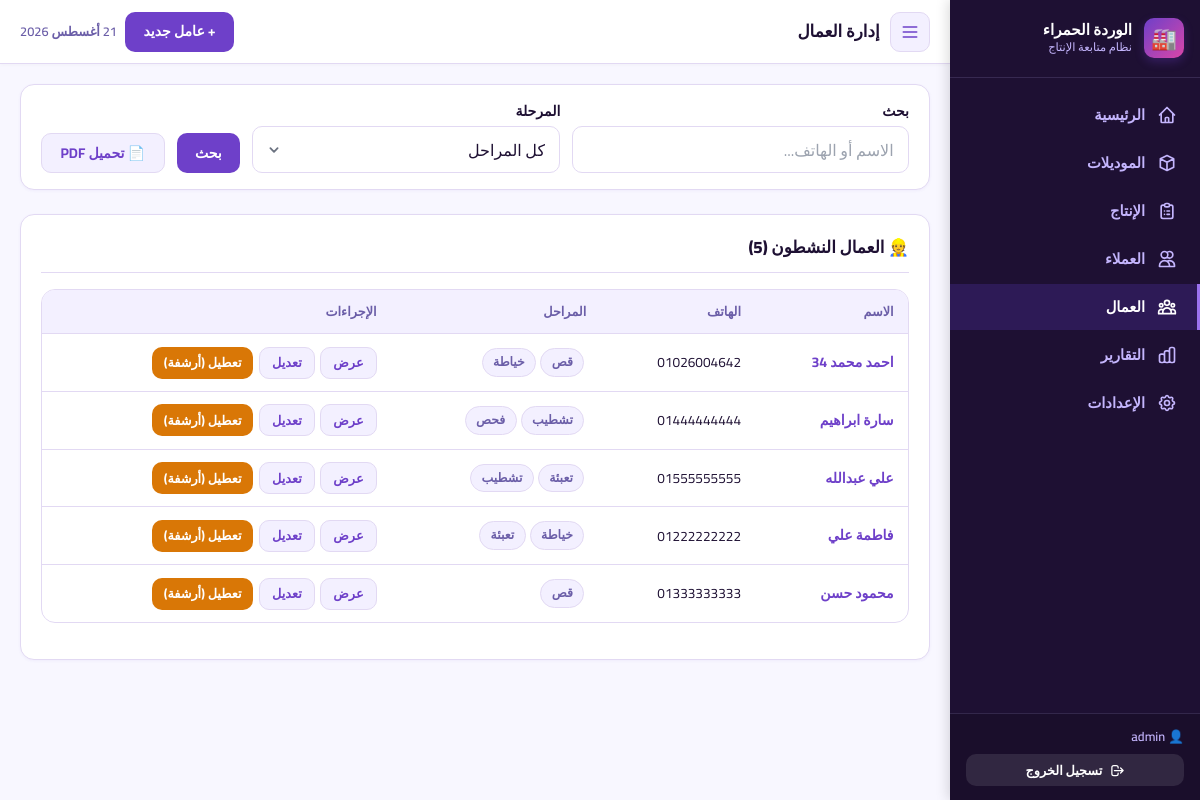
/workers/ (signed in), run on the app's committed database.
### workers/models.py (models this page shows, shortened)
class Worker(TimestampMixin):
    name = models.CharField(max_length=100, verbose_name='اسم العامل')
    phone = models.CharField(
        max_length=20, validators=[phone_validator],
        verbose_name='رقم الهاتف'
    )
    stages = models.ManyToManyField(
        ProductionStage,
        blank=True,
        verbose_name='المراحل المسندة',
        related_name='workers'
    )
    is_active = models.BooleanField(default=True, verbose_name='نشط')
    notes = models.TextField(blank=True, verbose_name='ملاحظات')
    class Meta:
        verbose_name = 'عامل'
        verbose_name_plural = 'العمال'
        ordering = ['name']

### catalog/models.py (models this page shows, shortened)
class TimestampMixin(models.Model):
    created_at = models.DateTimeField(auto_now_add=True)
    updated_at = models.DateTimeField(auto_now=True)
    class Meta:
        abstract = True

class ProductionStage(TimestampMixin):
    name = models.CharField(max_length=100, unique=True, verbose_name='اسم المرحلة')
    description = models.TextField(blank=True, verbose_name='الوصف')
    sort_order = models.PositiveIntegerField(default=0, verbose_name='الترتيب')
    is_active = models.BooleanField(default=True, verbose_name='نشط')
    class Meta:
        verbose_name = 'مرحلة الإنتاج'
        verbose_name_plural = 'مراحل الإنتاج'
        ordering = ['sort_order', 'name']

### workers/views.py (the view, shortened to what this page needs)
# urls.py: path('', views.WorkerListView.as_view(), name='list'),
@method_decorator(login_required, name='dispatch')
class WorkerListView(View):
    def get(self, request):
        q = request.GET.get('q', '')
        stage_id = request.GET.get('stage', '')
        status = request.GET.get('status', '')
        workers = Worker.objects.prefetch_related('stages')
        if q:
            workers = workers.filter(Q(name__icontains=q) | Q(phone__icontains=q))
        if stage_id:
            workers = workers.filter(stages__id=stage_id)
        if status == 'active':
            workers = workers.filter(is_active=True)
        elif status == 'inactive':
            workers = workers.filter(is_active=False)
        stages = ProductionStage.objects.filter(is_active=True)
        paginator = Paginator(workers, 20)
        page = paginator.get_page(request.GET.get('page'))
        all_workers = Worker.objects.prefetch_related('stages')
        if q:
            all_workers = all_workers.filter(Q(name__icontains=q) | Q(phone__icontains=q))
        if stage_id:
            all_workers = all_workers.filter(stages__id=stage_id)
        return render(request, 'workers/list.html', {
            'page_obj': page, 'q': q, 'stages': stages, 'stage_id': stage_id, 'status': status,
            'active_workers': all_workers.filter(is_active=True),
            'inactive_workers': all_workers.filter(is_active=False),
        })

### core/context_processors.py (called while the page is built)
def navigation(request):
    nav_items = [
        {'url': 'production:dashboard', 'label': 'الرئيسية', 'icon': 'home'},
        {'url': 'catalog:model_list', 'label': 'الموديلات', 'icon': 'cube'},
        {'url': 'production:entry', 'label': 'الإنتاج', 'icon': 'clipboard-list'},
        {'url': 'catalog:client_list', 'label': 'العملاء', 'icon': 'users'},
        {'url': 'workers:list', 'label': 'العمال', 'icon': 'user-group'},
        {'url': 'reports:index', 'label': 'التقارير', 'icon': 'chart-bar'},
        {'url': 'catalog:settings_index', 'label': 'الإعدادات', 'icon': 'cog'},
    ]
    return {
        'nav_items': nav_items,
    }

### workers/templates/workers/list.html (shortened to what this page needs)
{% extends "base.html" %}
{% load factory_tags %}
{% block page_title %}إدارة العمال{% endblock %}
{% block topbar_actions %}
<a href="{% url 'workers:create' %}" class="btn btn-primary">+ عامل جديد</a>
{% endblock %}
{% block content %}
<div class="filter-bar">
  <form method="get">
    <div class="filter-group" style="flex:2;">
      <label class="form-label" style="margin-bottom:0.25rem;">بحث</label>
      <input type="text" name="q" class="form-control" value="{{ q }}" placeholder="الاسم أو الهاتف...">
    </div>
    <div class="filter-group">
      <label class="form-label" style="margin-bottom:0.25rem;">المرحلة</label>
      <select name="stage" class="form-control" data-auto-submit>
        <option value="">كل المراحل</option>
      </select>
    </div>
    <button type="submit" class="btn btn-primary">بحث</button>
    <a href="?{{ request.GET.urlencode }}&export=pdf" class="btn btn-secondary">📄 تحميل PDF</a>
  </form>
</div>
{% if active_workers %}
<div class="card">
  <div class="card-header"><h2 class="card-title">👷 العمال النشطون ({{ active_workers|length }})</h2></div>
  <div class="table-container">
    <table class="table">
      <thead><tr><th>الاسم</th><th>الهاتف</th><th>المراحل</th><th>الإجراءات</th></tr></thead>
      <tbody>
        {% for worker in active_workers %}
        <tr>
          <td><a href="{% url 'workers:detail' worker.pk %}" style="font-weight:700;color:var(--color-primary);text-decoration:none;">{{ worker.name }}</a></td>
          <td style="font-size:0.85rem;">{{ worker.phone|default:'—' }}</td>
          <td>{% for s in worker.stages.all %}<span class="chip" style="margin:2px;">{{ s.name }}</span>{% empty %}<span style="color:var(--color-text-muted);font-size:0.8rem;">غير مسند</span>{% endfor %}</td>
          <td>
            <div class="table-actions">
              <a href="{% url 'workers:detail' worker.pk %}" class="btn btn-sm btn-secondary">عرض</a>
              <a href="{% url 'workers:edit' worker.pk %}" class="btn btn-sm btn-secondary">تعديل</a>
              <form method="post" action="{% url 'workers:toggle' worker.pk %}">
                <button type="submit" class="btn btn-sm btn-warning">تعطيل (أرشفة)</button>
              </form>
            </div>
          </td>
        </tr>
        {% empty %}
        <tr><td colspan="4" style="text-align:center;color:var(--color-text-muted);padding:1.5rem;">لا يوجد عمال نشطون</td></tr>
        {% endfor %}
      </tbody>
    </table>
  </div>
</div>
{% endif %}
{% endblock %}

### templates/base.html (shortened to what this page needs)
{% load static factory_tags %}
<!DOCTYPE html>
<html lang="ar" dir="rtl">
<head>
  <script src="https://cdn.tailwindcss.com"></script>
  <link rel="stylesheet" href="{% static 'css/main.css' %}">
</head>
<body>
<aside class="sidebar" id="sidebar">
  <div class="sidebar-logo">
    <div class="sidebar-logo-icon">🏭</div>
    <div style="flex:1;">
      <div class="sidebar-logo-text">الوردة الحمراء</div>
      <div class="sidebar-logo-sub">نظام متابعة الإنتاج</div>
    </div>
  </div>
  <nav class="sidebar-nav">
    {% for item in nav_items %}
    <a href="{% url item.url %}"
       class="sidebar-item {% if request.resolver_match.url_name == item.url|cut:'production:'|cut:'catalog:'|cut:'workers:'|cut:'reports:'|cut:'accounts:' %}active{% endif %}">
      {% if item.icon == 'home' %}
        <svg fill="none" viewBox="0 0 24 24" stroke="currentColor"><path stroke-linecap="round" stroke-linejoin="round" stroke-width="2" d="M3 12l2-2m0 0l7-7 7 7M5 10v10a1 1 0 001 1h3m10-11l2 2m-2-2v10a1 1 0 01-1 1h-3m-6 0a1 1 0 001-1v-4a1 1 0 011-1h2a1 1 0 011 1v4a1 1 0 001 1m-6 0h6"/></svg>
      {% elif item.icon == 'cube' %}
        <svg fill="none" viewBox="0 0 24 24" stroke="currentColor"><path stroke-linecap="round" stroke-linejoin="round" stroke-width="2" d="M20 7l-8-4-8 4m16 0l-8 4m8-4v10l-8 4m0-10L4 7m8 4v10M4 7v10l8 4"/></svg>
      {% elif item.icon == 'clipboard-list' %}
        <svg fill="none" viewBox="0 0 24 24" stroke="currentColor"><path stroke-linecap="round" stroke-linejoin="round" stroke-width="2" d="M9 5H7a2 2 0 00-2 2v12a2 2 0 002 2h10a2 2 0 002-2V7a2 2 0 00-2-2h-2M9 5a2 2 0 002 2h2a2 2 0 002-2M9 5a2 2 0 012-2h2a2 2 0 012 2m-3 7h3m-3 4h3m-6-4h.01M9 16h.01"/></svg>
      {% elif item.icon == 'users' %}
        <svg fill="none" viewBox="0 0 24 24" stroke="currentColor"><path stroke-linecap="round" stroke-linejoin="round" stroke-width="2" d="M12 4.354a4 4 0 110 5.292M15 21H3v-1a6 6 0 0112 0v1zm0 0h6v-1a6 6 0 00-9-5.197M13 7a4 4 0 11-8 0 4 4 0 018 0z"/></svg>
      {% endif %}
      <span>{{ item.label }}</span>
    </a>
    {% endfor %}
  </nav>
  <div class="sidebar-footer">
    <div style="color: var(--color-sidebar-text); font-size: 0.8rem; margin-bottom: 0.5rem; font-weight: 600;">
      👤 {{ request.user.get_full_name|default:request.user.username }}
    </div>
    <a href="{% url 'accounts:logout' %}" class="btn btn-sm" style="background:rgba(255,255,255,0.1);color:white;width:100%;justify-content:center;">
      <svg width="15" height="15" fill="none" viewBox="0 0 24 24" stroke="currentColor"><path stroke-linecap="round" stroke-linejoin="round" stroke-width="2" d="M17 16l4-4m0 0l-4-4m4 4H7m6 4v1a3 3 0 01-3 3H6a3 3 0 01-3-3V7a3 3 0 013-3h4a3 3 0 013 3v1"/></svg>
      تسجيل الخروج
    </a>
  </div>
</aside>
<div class="main-content">
  <header class="topbar">
    <div class="topbar-start">
      <button id="sidebarToggle" class="btn btn-icon btn-secondary sidebar-toggle-btn" aria-label="القائمة">
        <svg width="20" height="20" fill="none" viewBox="0 0 24 24" stroke="currentColor"><path stroke-linecap="round" stroke-linejoin="round" stroke-width="2" d="M4 6h16M4 12h16M4 18h16"/></svg>
      </button>
      <div class="topbar-title-wrap">
        <h1 class="page-title">{% block page_title %}{% endblock %}</h1>
      </div>
    </div>
    <div class="topbar-end">
      {% block topbar_actions %}{% endblock %}
      <div class="topbar-date">
        {% now "j F Y" %}
      </div>
    </div>
  </header>
  <main class="page-container">
    {% block content %}{% endblock %}
  </main>
</div>
</body>
</html>

### data on the page
Worker: name "احمد محمد 34", phone "01026004642"
ProductionStage: name "قص"
ProductionStage: name "خياطة"
Worker: name "سارة ابراهيم", phone "01444444444"
ProductionStage: name "تشطيب"
ProductionStage: name "فحص"
Worker: name "علي عبدالله", phone "01555555555"
ProductionStage: name "تعبئة"
Worker: name "فاطمة علي", phone "01222222222"
Worker: name "محمود حسن", phone "01333333333"

### other printed values
{{ item.label }} "الرئيسية" "الموديلات" "الإنتاج" "العملاء" "العمال" "التقارير" "الإعدادات"
{{ request.user.get_full_name|default:request.user.username }} "admin"
{{ active_workers|length }} "5"
